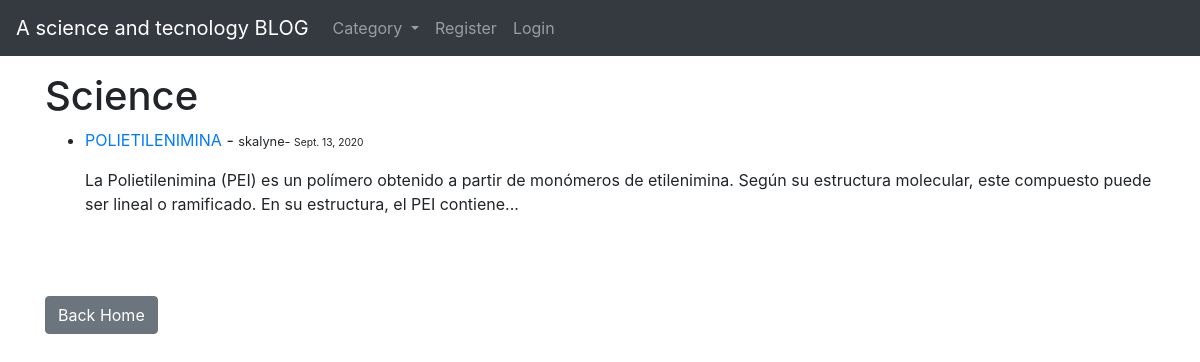
The app's page /category/Science/ with its own data.
### blog_app/models.py (models this page shows, shortened)
class Post(models.Model):
    title = models.CharField(max_length=255)
    header_image = models.ImageField(null=True, blank=True, upload_to='images/')
    title_tag = models.TextField('Descripcion')
    author = models.ForeignKey(User, on_delete = models.CASCADE)
    body = RichTextField(null=True, blank=True)
    post_date = models.DateField(auto_now_add=True)
    category = models.ForeignKey(Category, on_delete = models.CASCADE)
    likes = models.ManyToManyField(User, related_name='blog_posts')

### blog_app/views.py (the view)
# urls.py: path('category/<str:cats>/', CategoryView, name='category'),
def CategoryView(request,cats):
    category_list = Post.objects.filter(category = cats.replace('-',' '))
    cat_menu = Category.objects.all()
    context = {'cats':cats.title().replace('-',' '), 'category_list':category_list, 'cat_menu':cat_menu}
    return render(request, 'categories.html', context)

### blog_app/models.py (called while the page is built)
    def __str__(self):
        return self.name

### blog_app/templates/categories.html (shortened to what this page needs)
{% extends 'base.html' %}
{% block content %}
{% if category_list %}
    <h1>{{cats}}</h1>
    <ul>
    {% for post in category_list %}
        <li><a href="{% url 'article_detail' post.pk %}">{{post.title|upper}}</a> - <small>{{post.author}}- <small>{{post.post_date}}</small></small>
            {{post.title_tag|slice:":200"|safe}}...</li><br/><br/>
    {% endfor %}
    </ul>
{% else %}
    <h1 align=center>Sorry!, This page doesn´t exist...</h1>
{% endif %}
<a href="{% url 'home' %}" class="btn btn-secondary">Back Home</a>
{% endblock %}

### records on screen
Post: title "POLIETILENIMINA", author "skalyne", post_date "Sept. 13, 2020", title_tag "La Polietilenimina (PEI) es un polímero obtenido a partir de monómeros de etilenimina. Según su estructura molecular, este compuesto puede ser lineal o ramificado. En su estructura, el PEI contiene"

### other values on screen
{{ cats }} "Science"
